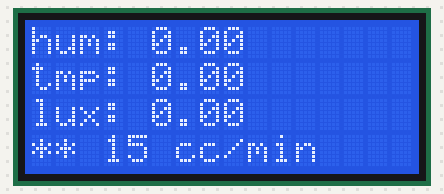
A program run on a simulated Arduino Uno, built with avr-gcc and run on an emulated ATmega328P. On the bench: 16×4 character LCD.

Above: at 0.22 s.

The program:

main.cpp
```cpp
#include <Arduino.h>
#include <Wire.h>
#include <LiquidCrystal.h>
#include <AltSoftSerial.h>

#define RXPIN 9
#define TXPIN 8

float datas[2];

AltSoftSerial altSerial;
LiquidCrystal lcd(12, 11, 5, 4, 3, 2);

typedef union{
  float fp;
  byte bin[4];
} FloatBytes;

FloatBytes humidity;
FloatBytes temp;

float getDataFromLightBoard(){
  float lux = 0;
  if (Serial.available() >= 4) {
    lux = Serial.parseFloat();
  }
  return lux;
}

void getDataFromThBoard(){
  char c;
  int i = 0;
  int status = 0; // 0: initial, 1: humidity, 2: temperature
  if (altSerial.available() >= 11) {
    while (1){
      c = altSerial.read();
      if (c == '#') {
        status = 1;
        i = 0;
        continue;
      }
      else if (c == '*'){
        status = 2;
        i = 0;
        continue;
      }
      else if (c == '@')
        break;
      if (status == 1) {
        humidity.bin[i++] = c;
      }
      else if (status == 2){
        temp.bin[i++] = c;
      }
    }
  }
}

void printResponseInLcd(float humidity, float temp, float lux) {
  if (humidity > 80) {
    lcd.print("no watering");
  }
  else if (humidity > 50){
    if (temp <= 25) {
      if (lux < 600)
        lcd.print("10 drop/min");
      else if (lux >= 600)
        lcd.print("5 drop/min");
    }
    else {
      lcd.print("10 drop/min");
    }
  }
  else {
    lcd.print("15 cc/min");
  }
}

void setup() {
  pinMode(RXPIN, INPUT);
  pinMode(TXPIN, OUTPUT);

  lcd.begin(16,4);
  Serial.begin(9600);
  altSerial.begin(9600);
}

void loop() {
  float lux = getDataFromLightBoard();
  getDataFromThBoard();
  lcd.setCursor(0, 0);
  lcd.print("hum: ");
  lcd.print(humidity.fp);
  lcd.setCursor(0, 1);
  lcd.print("tmp: ");
  lcd.print(temp.fp);
  lcd.setCursor(0, 2);
  lcd.print("lux: ");
  lcd.print(lux);
  lcd.setCursor(0, 3);
  lcd.print("** ");
  printResponseInLcd(humidity.fp, temp.fp, lux);
  delay(300);
  lcd.clear();
}
```
